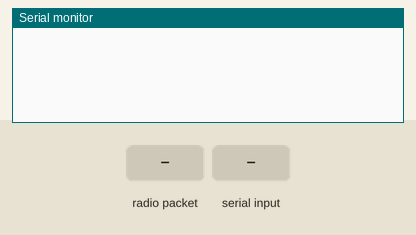
Simulated run of this sketch. Board: ESP8266 (NodeMCU). Parts: the last lines printed to the serial monitor. The test bench sets the inputs (shaded band).

Above: at 1.2 s.
1.3 s: radio packet "1" arrives
At 2.4 s:
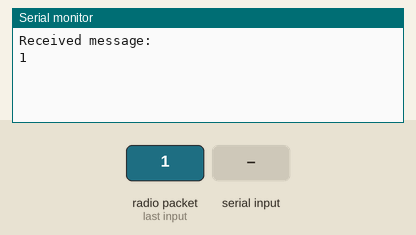
2.8 s: "1" received over Serial
At 4.3 s:
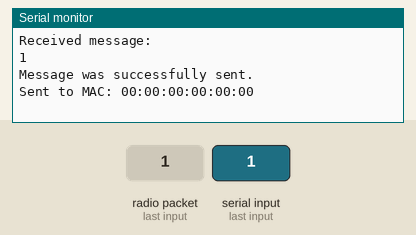

The sketch:

esp-now-serial-chat.ino
```cpp
#include <ESP8266WiFi.h>
#include <espnow.h>

// Define SENDER or RECEIVER to select which device this program will run on
#define SENDER
#define MAX_TRANSMISSION_COUNT 5 // Max number of retransmissions before giving up
#define MAX_MESSAGE_LENGTH 250   // Max supporte ESP-NOW message size is 250 bytes

#ifndef SENDER
#define RECEIVER
#endif

// TODO: Change this to your own MAC addresses
#ifdef SENDER
uint8_t broadcastAddress[] = {0x01, 0x02, 0x03, 0x04, 0x05, 0x06};
#else
uint8_t broadcastAddress[] = {0x07, 0x08, 0x09, 0x0A, 0x0B, 0x0C};
#endif

// Define variables to store message to be sent
String messageToSend;

// Define variables to store received message
char incomingMessageCString[MAX_MESSAGE_LENGTH];

short transmissionCount = 0;

/*
 * Callback when data is sent
 *
 * @param uint8_t * mac_addr
 * @param uint8_t sendStatus
 * @return void
 */
void OnDataSent(uint8_t *mac_addr, uint8_t sendStatus)
{
  // Serial.print("Last Packet Send Status: ");
  if (sendStatus == 0)
  {
    Serial.println("Message was successfully sent.");
    char macStr[18];
    snprintf(macStr, sizeof(macStr), "%02x:%02x:%02x:%02x:%02x:%02x",
             mac_addr[0], mac_addr[1], mac_addr[2], mac_addr[3], mac_addr[4], mac_addr[5]);
    Serial.print("Sent to MAC: ");
    Serial.println(macStr);
  }
  else if (transmissionCount < MAX_TRANSMISSION_COUNT)
  {
    Serial.println("Retransmitting the message...");
    transmissionCount++;
    sendMessage(messageToSend);
  }
  else
  {
    Serial.println("Delivery failed, could not send the message.");
  }
}

/*
 * Callback when data is received
 *
 * @param uint8_t * mac
 * @param uint8_t *incomingData
 * @param uint8_t len
 * @return void
 */
void OnDataRecv(uint8_t *mac, uint8_t *incomingData, uint8_t len)
{
  // Serial.print("Bytes received: ");
  // Serial.println(len);

  // Set incoming message to incomingData
  memcpy(&incomingMessageCString, incomingData, len);

  Serial.println("Received message:");
  Serial.println(incomingMessageCString);
}

/**
 * Sends a message using esp_now
 *
 * @param String message to send
 * @return void
 */
void sendMessage(String message)
{
  uint8_t *buffer = (uint8_t *)message.c_str();
  size_t sizeBuff = sizeof(buffer) * message.length();

  // Send message via ESP-NOW
  esp_now_send(broadcastAddress, buffer, sizeBuff);
}

void setup()
{
  // Init Serial Monitor
  Serial.begin(115200);
  Serial.setTimeout(50);

  // Set device as a Wi-Fi Station
  WiFi.mode(WIFI_STA);
  WiFi.disconnect();

  // Init ESP-NOW
  if (esp_now_init() != 0)
  {
    Serial.println("Error initializing ESP-NOW");
    return;
  }

  // Set ESP-NOW Role
  esp_now_set_self_role(ESP_NOW_ROLE_COMBO);

  // Once ESPNow is successfully Init, we will register for Send CB to
  // get the status of Trasnmitted packet
  esp_now_register_send_cb(OnDataSent);

  // Register peer
  esp_now_add_peer(broadcastAddress, ESP_NOW_ROLE_COMBO, 1, NULL, 0);

  // Register for a callback function that will be called when data is received
  esp_now_register_recv_cb(OnDataRecv);
}

void loop()
{

  if (Serial.available() > 0)
  {
    messageToSend = Serial.readString(); // read until timeout
    messageToSend.trim();                // remove any \r \n whitespace at the end of the String
    transmissionCount = 0;
    sendMessage(messageToSend);
  }
}
```

macaddr.ino
```cpp
// #include <ESP8266WiFi.h>
// #include <espnow.h>

// void setup()
// {
//     Serial.begin(115200);
//     Serial.println();
//     Serial.print("ESP8266 Board MAC Address:  ");
//     Serial.println(WiFi.macAddress());
// }

// void loop()
// {
// }
```

Measured:
- after the input at 1.3 s, the serial monitor: prints a new line at once (image 1)
- after the input at 2.8 s, the serial monitor: prints a new line after 0.05 s (image 2)
